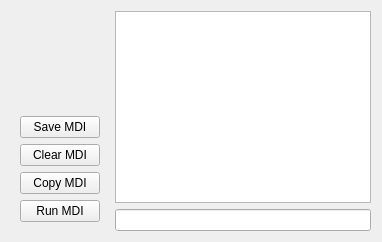
      <widget class="QWidget" name="tab_2">
       <attribute name="title">
        <string>MDI</string>
       </attribute>
       <layout class="QGridLayout" name="gridLayout_9">
        <item row="0" column="1">
         <widget class="QListWidget" name="mdi_history_lw"/>
        </item>
        <item row="1" column="1">
         <widget class="QLineEdit" name="mdi_command_le"/>
        </item>
        <item row="0" column="0" rowspan="2">
         <widget class="QWidget" name="widget" native="true">
          <layout class="QVBoxLayout" name="verticalLayout_2">
           <item>
            <spacer name="verticalSpacer_4">
             <property name="orientation">
              <enum>Qt::Vertical</enum>
             </property>
             <property name="sizeHint" stdset="0">
              <size>
               <width>20</width>
               <height>40</height>
              </size>
             </property>
            </spacer>
           </item>
           <item>
            <widget class="QPushButton" name="save_mdi_history_pb">
             <property name="text">
              <string>Save MDI</string>
             </property>
            </widget>
           </item>
           <item>
            <widget class="QPushButton" name="clear_mdi_history_pb">
             <property name="text">
              <string>Clear MDI</string>
             </property>
            </widget>
           </item>
           <item>
            <widget class="QPushButton" name="copy_mdi_history_pb">
             <property name="text">
              <string>Copy MDI</string>
             </property>
            </widget>
           </item>
           <item>
            <widget class="QPushButton" name="run_mdi_pb">
             <property name="text">
              <string>Run MDI</string>
             </property>
            </widget>
           </item>
          </layout>
         </widget>
        </item>
       </layout>
      </widget>
